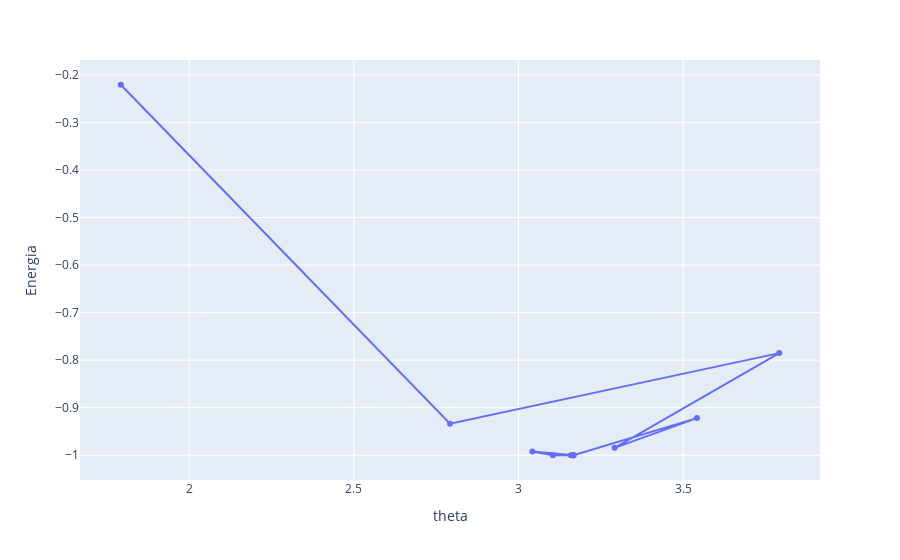

This figure's notebook cell:
### Code cell
#Caminho que o otimizador foi fazendo ao longo da otimização 
px.line(x=[item[0] for item in callback_list],
        y=[item[1] for item in callback_list],
        hover_name=[i+1 for i in range(len(callback_list))],
        markers=True,
        labels={"x": "theta", "y": "Energia"})

### Figure 1 — Plotly figure (JSON) as saved in the notebook; plotly's stock layout.template omitted (floating-point values rounded to 4 significant figures)
{"data": [{"hovertemplate": "<b>%{hovertext}</b><br><br>theta=%{x}<br>Energia=%{y}<extra></extra>", "hovertext": [1, 2, 3, 4, 5, 6, 7, 8, 9, 10, 11, 12], "legendgroup": "", "line": {"color": "#636efa", "dash": "solid"}, "marker": {"symbol": "circle"}, "mode": "lines+markers", "name": "", "orientation": "v", "showlegend": false, "type": "scatter", "x": [1.792, 2.792, 3.792, 3.292, 3.542, 3.167, 3.042, 3.105, 3.159, 3.166, 3.167, 3.167], "xaxis": "x", "y": [-0.2207, -0.9336, -0.7852, -0.9844, -0.9219, -1, -0.9922, -1, -1, -1, -1, -1], "yaxis": "y"}], "layout": {"legend": {"tracegroupgap": 0}, "margin": {"t": 60}, "xaxis": {"anchor": "y", "domain": [0, 1], "title": {"text": "theta"}}, "yaxis": {"anchor": "x", "domain": [0, 1], "title": {"text": "Energia"}}}}
